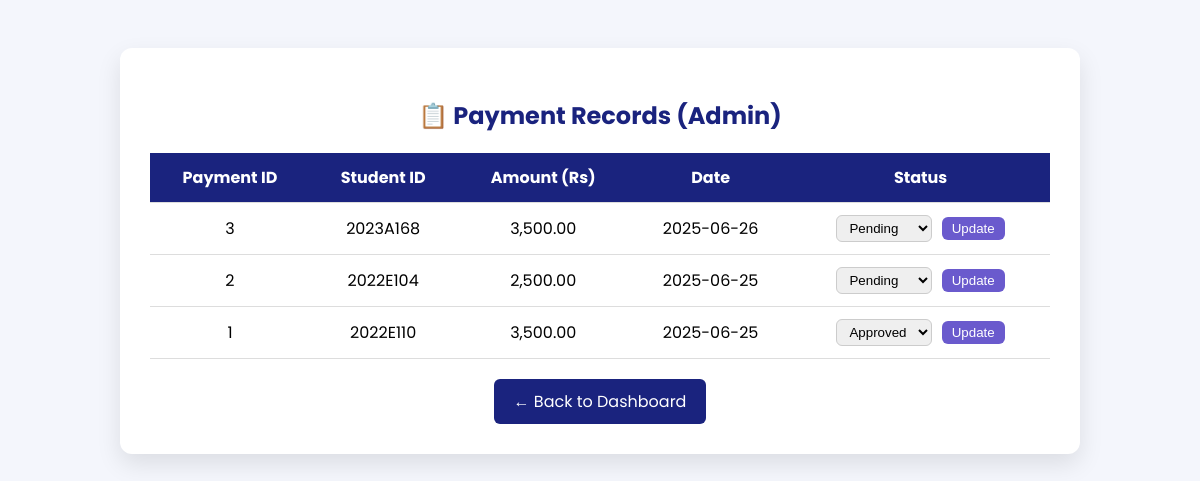
Screenshot of /view_payments.php with the database file from the repository.
### tables this page shows
CREATE TABLE `payments` (
  `Payment_ID` int(11) NOT NULL,
  `Student_ID` varchar(10) DEFAULT NULL,
  `Amount` decimal(10,2) DEFAULT NULL,
  `Date` date DEFAULT NULL,
  `Status` varchar(20) DEFAULT NULL
);

### view_payments.php (the view, shortened to what this page needs)
<?php
include 'db_connection.php';
$sql = "SELECT * FROM payments ORDER BY Payment_ID DESC";
$result = $conn->query($sql);
?>
<!DOCTYPE html>
<html>
<head>
</head>
<body>
<div class="container">
    <h2>📋 Payment Records (Admin)</h2>
    <table>
        <tr>
            <th>Payment ID</th>
            <th>Student ID</th>
            <th>Amount (Rs)</th>
            <th>Date</th>
            <th>Status</th>
        </tr>
        <?php while($row = $result->fetch_assoc()): ?>
            <tr>
                <td><?= $row['Payment_ID']; ?></td>
                <td><?= htmlspecialchars($row['Student_ID']); ?></td>
                <td><?= number_format($row['Amount'], 2); ?></td>
                <td><?= $row['Date']; ?></td>
                <td>
                    <form method="post" action="update_payment_status.php">
                        <select name="status">
                            <option value="Pending" <?= $row['Status'] == 'Pending' ? 'selected' : ''; ?>>Pending</option>
                            <option value="Approved" <?= $row['Status'] == 'Approved' ? 'selected' : ''; ?>>Approved</option>
                        </select>
                        <input type="submit" value="Update">
                    </form>
                </td>
            </tr>
        <?php endwhile; ?>
    </table>
    <div style="text-align:center;">
        <a href="dashboard_admin.php" class="btn-back">← Back to Dashboard</a>
    </div>
</div>
</body>
</html>

### view_payments.php (style rules this page uses)
body { font-family: 'Poppins', sans-serif; background: #f4f6fc; display: flex; justify-content: center; padding: 40px; }
.container { background: white; padding: 30px; border-radius: 12px; box-shadow: 0 10px 25px rgba(0,0,0,0.1); width: 90%; max-width: 900px; }
h2 { text-align: center; margin-bottom: 20px; color: #1a237e; }
table { width: 100%; border-collapse: collapse; margin-top: 15px; }
th, td { padding: 12px; text-align: center; border-bottom: 1px solid #ddd; }
th { background: #1a237e; color: white; }
form select { padding: 4px 8px; border-radius: 6px; border: 1px solid #ccc; }
form input[type="submit"] { padding: 4px 10px; border: none; background: #6a5acd; color: white; border-radius: 6px; cursor: pointer; margin-left: 5px; }
.btn-back { margin-top: 20px; display: inline-block; background: #1a237e; color: white; padding: 10px 20px; border-radius: 6px; text-decoration: none; transition: background 0.3s ease; }

### rows the page displays
payments: Payment_ID "3", Student_ID "2023A168", Amount "3,500.00", Date "2025-06-26"
payments: Payment_ID "2", Student_ID "2022E104", Amount "2,500.00", Date "2025-06-25"
payments: Payment_ID "1", Student_ID "2022E110", Amount "3,500.00", Date "2025-06-25", status "Approved"
